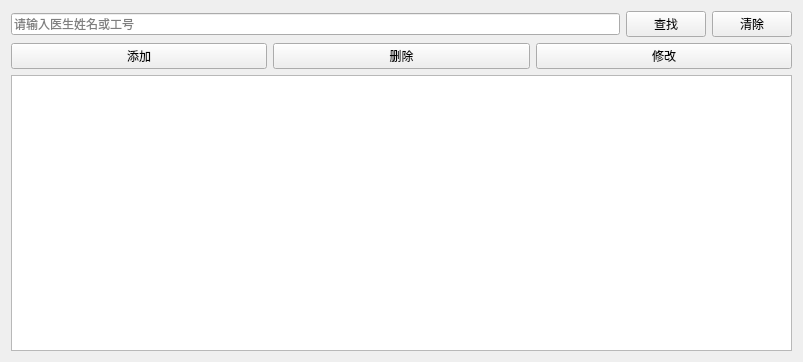
<?xml version="1.0" encoding="UTF-8"?>
<ui version="4.0">
 <class>DoctorView</class>
 <widget class="QWidget" name="DoctorView">
  <property name="geometry">
   <rect>
    <x>0</x>
    <y>0</y>
    <width>803</width>
    <height>362</height>
   </rect>
  </property>
  <property name="windowTitle">
   <string>医生管理</string>
  </property>
  <layout class="QGridLayout" name="gridLayout_2">
   <item row="0" column="0">
    <layout class="QGridLayout" name="gridLayout">
     <item row="0" column="0">
      <layout class="QHBoxLayout" name="horizontalLayout_2">
       <item>
        <widget class="QLineEdit" name="txtSearch">
         <property name="text">
          <string/>
         </property>
         <property name="placeholderText">
          <string>请输入医生姓名或工号</string>
         </property>
        </widget>
       </item>
       <item>
        <widget class="QPushButton" name="btSearch">
         <property name="text">
          <string>查找</string>
         </property>
        </widget>
       </item>
       <item>
        <widget class="QPushButton" name="btClear">
         <property name="text">
          <string>清除</string>
         </property>
        </widget>
       </item>
      </layout>
     </item>
     <item row="1" column="0">
      <layout class="QHBoxLayout" name="horizontalLayout">
       <item>
        <widget class="QPushButton" name="btAdd">
         <property name="text">
          <string>添加</string>
         </property>
        </widget>
       </item>
       <item>
        <widget class="QPushButton" name="btDelete">
         <property name="text">
          <string>删除</string>
         </property>
        </widget>
       </item>
       <item>
        <widget class="QPushButton" name="btEdit">
         <property name="text">
          <string>修改</string>
         </property>
        </widget>
       </item>
      </layout>
     </item>
     <item row="2" column="0">
      <widget class="QTableView" name="tableView"/>
     </item>
    </layout>
   </item>
  </layout>
 </widget>
 <resources/>
 <connections/>
</ui>
